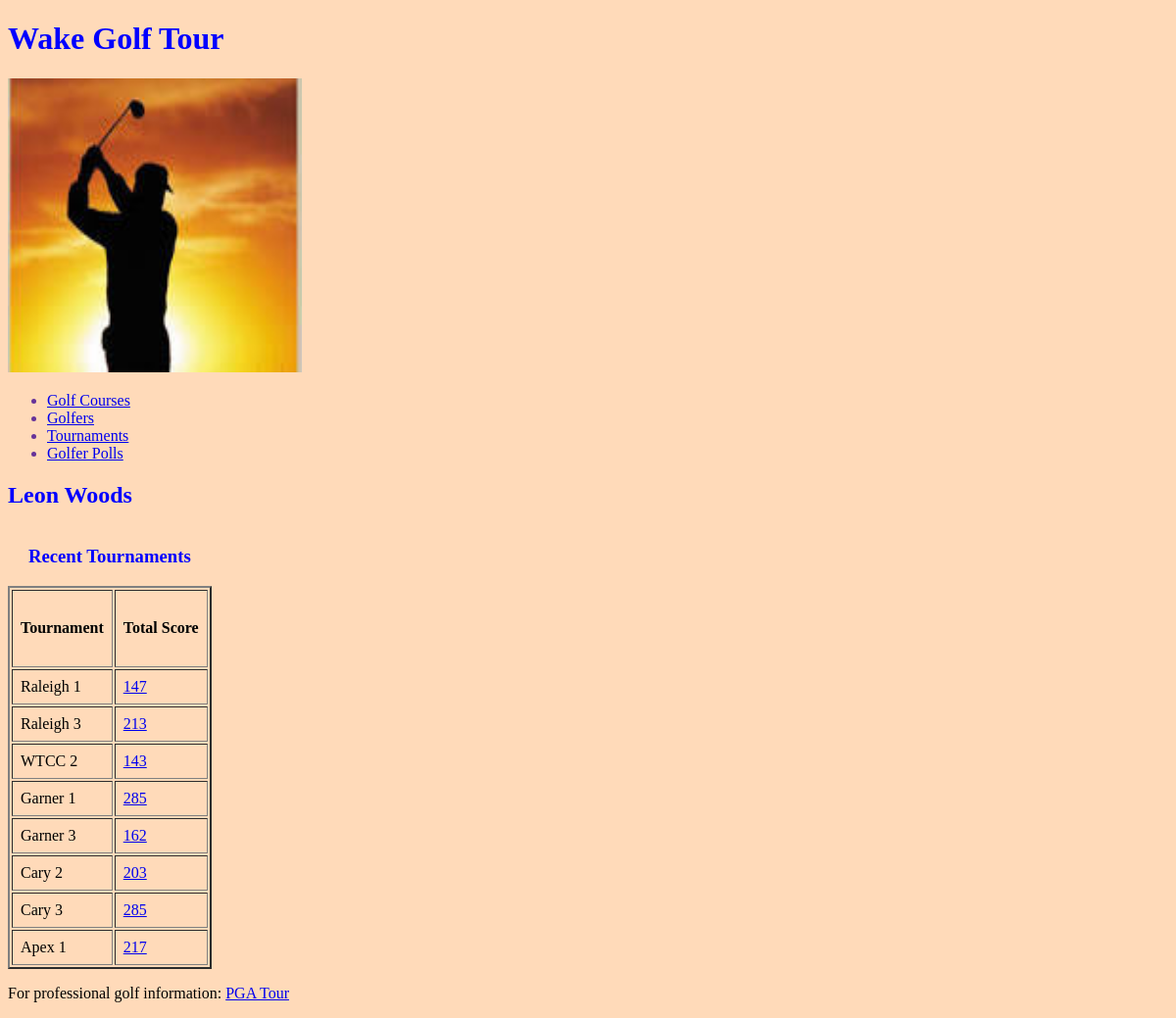
The page /golfer/1/ on the database its author committed.
### golfer/models.py (models this page shows, shortened)
class Golfer(models.Model):
    golfer_id = models.IntegerField(primary_key=True)
    golfer_name = models.TextField()
    class Meta:
        managed = False
        db_table = 'Golfer'

class GolferTournScores(models.Model):
    gts_id = models.IntegerField(primary_key=True)
    gts_tourn_golfer = models.ForeignKey(TournGolfer, models.DO_NOTHING)
    gts_total_score = models.IntegerField()
    gts_round1_score = models.IntegerField()
    gts_round2_score = models.IntegerField()
    gts_round3_score = models.IntegerField()
    gts_round4_score = models.IntegerField()
    def getTournName(self):
        return self.gts_tourn_golfer.getTournName()
    class Meta:
        managed = False
        db_table = 'GolferTournScores'
        verbose_name = "Golfer Tournament Scores"
        verbose_name_plural = "Golfers Tournament Scores"

class TournGolfer(models.Model):
    tg_id = models.IntegerField(primary_key=True)
    tg_tourn = models.ForeignKey(Tournament, models.DO_NOTHING)
    tg_golfer = models.ForeignKey(Golfer, models.DO_NOTHING)
    def getTournName(self):
        return self.tg_tourn.tourn_name
    class Meta:
        managed = False
        db_table = 'TournGolfer'
        verbose_name = "Tournament Golfer"
        verbose_name_plural = "Tournament Golfers"

### tournament/models.py (models this page shows, shortened)
class Tournament(models.Model):
    tourn_id = models.IntegerField(primary_key=True)
    tourn_name = models.TextField()
    tourn_course = models.ForeignKey(GolfCourse, models.DO_NOTHING)
    tourn_start_date = models.TextField()
    tourn_num_rounds = models.IntegerField()
    tourn_num_golfers = models.IntegerField()
    class Meta:
        managed = False
        db_table = 'Tournament'

### golfer/views.py (the view)
def golfer_detail (request, golfer_id):
    golfer = get_object_or_404(Golfer, pk = golfer_id)
    scores = GolferTournScores.objects.filter(
        gts_tourn_golfer_id__tg_golfer = golfer_id)
    context = {'golfer': golfer, 'scores': scores}
    return render(request, 'golfer/golfer_detail.html', context)

### golfer/templates/golfer/golfer_detail.html (shortened to what this page needs)
{% extends parent_template|default:"golfer/base_golfer.html" %}
{% block content %}
  <h2>{{ golfer.golfer_name }}</h2>
  <dl>
    <table class="Recent Tournaments" border="2" cellpadding="8">
      <caption><h3>Recent Tournaments</h3></caption>
      <tr>
        <td><h4>Tournament</h4></td>
        <td><h4>Total Score</h4></td>
      </tr>
      {% for score in scores %}
        <tr>
          <td>{{ score.getTournName }}</td>
          <td>
            <a href="/golfer/{{ score.gts_tourn_golfer_id }}/round_scores">{{ score.gts_total_score }}</a>
          </td>
        </tr>
      {% endfor %}
    </table>
  </dl>
{% endblock %}

### golfer/static/golfer/style.css (style rules this page uses)
body { background-color: peachpuff; }
h2 { font-family: Tahoma; color: blue; }
h3 { font-family: Tahoma; color: blue; }

### rows shown on the page
Golfer: golfer_name "Leon Woods"
GolferTournScores: getTournName "Raleigh 1", gts_total_score "147"
GolferTournScores: getTournName "Raleigh 3", gts_total_score "213"
GolferTournScores: getTournName "WTCC 2", gts_total_score "143"
GolferTournScores: getTournName "Garner 1", gts_total_score "285"
GolferTournScores: getTournName "Garner 3", gts_total_score "162"
GolferTournScores: getTournName "Cary 2", gts_total_score "203"
GolferTournScores: getTournName "Cary 3", gts_total_score "285"
GolferTournScores: getTournName "Apex 1", gts_total_score "217"
